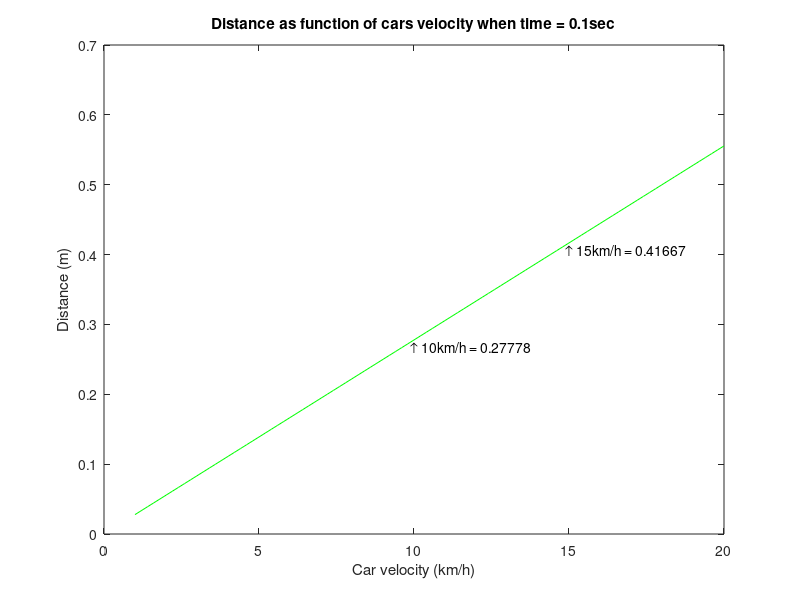

This figure's MATLAB source:
clear ;
clc;

%creating velocity vector from 1km/h to 20km/h (0.2 intervals)
velocity_kmh = 1:0.2:20;
velocity = velocity_kmh*0.277777778; % changing the vector into m/sec

time_const = 0.1 ;%in sec

%calc distance vector
distance = time_const*velocity;

%ploting graphs
figure
plot(velocity_kmh,distance,'g')
title('Distance as function of cars velocity when time = 0.1sec')
xlabel('Car velocity (km/h)')
ylabel('Distance (m)')
% finding the point's number at 10kmh
index1 = find(velocity_kmh==10);
y1 = distance(index1);
str = ['\uparrow 10km/h = ',num2str(y1)];
text(9.9,y1-0.01,str,'HorizontalAlignment','left');
% finding the point's number at 15kmh
index2 = find(velocity_kmh==15);
y2 = distance(index2);
str = ['\uparrow 15km/h = ',num2str(y2)];
text(14.9,y2-0.01,str,'HorizontalAlignment','left');
